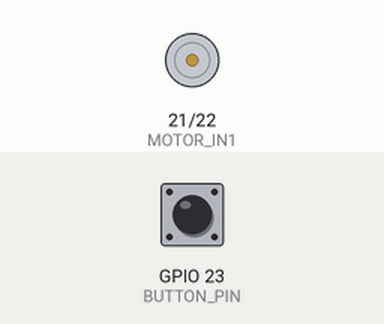
The sketch below on a simulated ESP32. On the bench: motor-driver pin pairs drawn as motors (green arrow = first pin HIGH = forward, orange = second pin HIGH = backward, longer = more drive). The inputs (shaded band) are chosen by the test bench; at power-on: GPIO 23 (BUTTON_PIN) HIGH. What the sketch prints to the serial monitor is not drawn.

Above: at 1.2 s.
1.3 s: GPIO 23 (BUTTON_PIN) pulled LOW for 0.15 s
At 1.37 s:
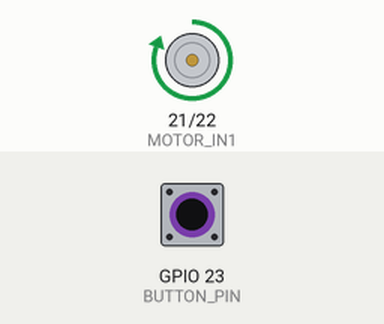
2.9 s: GPIO 23 (BUTTON_PIN) pulled LOW for 3.2 s
At 6.7 s:
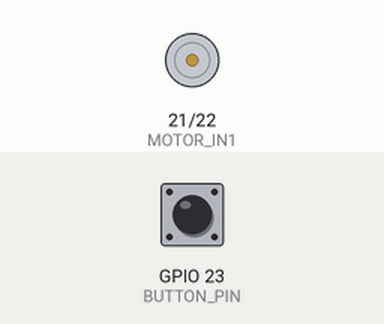
Timing chart, 0 to 8.2 s (numbered marks = the images above; inputs shaded):
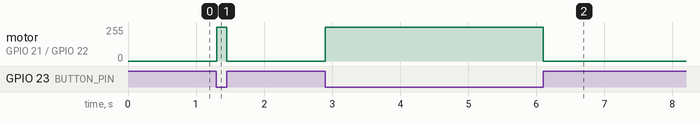

The sketch:

ESP32_Basic_Actuator_Control.ino
```cpp
#include <Arduino.h>

const uint8_t BUTTON_PIN = 23;
const uint8_t MOTOR_IN1 = 21;
const uint8_t MOTOR_IN2 = 22;


void setup() {
  Serial.begin(115200);
  pinMode(MOTOR_IN1, OUTPUT);
  pinMode(MOTOR_IN2, OUTPUT);

  digitalWrite(MOTOR_IN1, LOW);
  digitalWrite(MOTOR_IN2, LOW);

  pinMode(BUTTON_PIN, INPUT_PULLUP);
  delay(2); // One-time driver wake-up interval.
}

void loop() {
  const bool buttonPressed = (digitalRead(BUTTON_PIN) == LOW);
  digitalWrite(MOTOR_IN1, buttonPressed ? HIGH : LOW);
  Serial.println(buttonPressed);
}
```

Measured:
- after the input at 1.3 s, motor on GPIO 21 (MOTOR_IN1) / GPIO 22 (MOTOR_IN2): stopped → forward 255/255 at once, → stopped 0.15 s later
- after the input at 2.9 s, motor on GPIO 21 (MOTOR_IN1) / GPIO 22 (MOTOR_IN2): stopped → forward 255/255 at once, → stopped 3.2 s later
